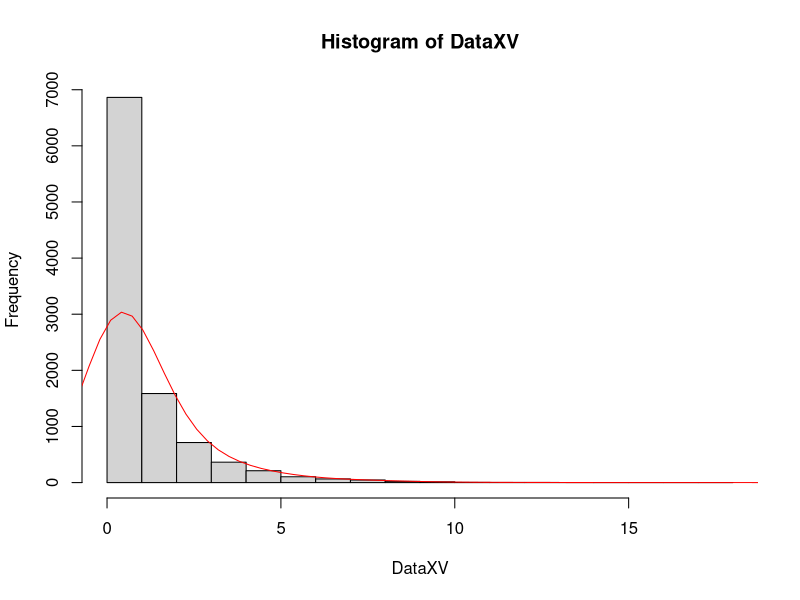

Generate this figure with R:
#!/usr/bin/env Rscript

NormalKernalF=function(u){
  
  return( (1/sqrt(2*pi)) * exp(-u^2/2) )
  
}

OneKDEF=function(DataXV,BandWidth){
  
  Range=max(DataXV)-min(DataXV)
  ObsXV=seq( min(DataXV)-0.1*Range , max(DataXV)+0.1*Range , 0.3094)
  n=length(DataXV)
  EstiDenV=vector()
  
  for ( i in 1:length(ObsXV) ){
    EstiDenV[i]=sum( NormalKernalF( (ObsXV[i]-DataXV)/BandWidth ) )/ n*BandWidth
  }
  return(list(x=ObsXV,y=EstiDenV))
}


DataXV=rchisq(10000,1)

kde=OneKDEF(DataXV,1)
hist(DataXV)
lines(x=kde[[1]],y=kde[[2]]*length(DataXV),col="red")
